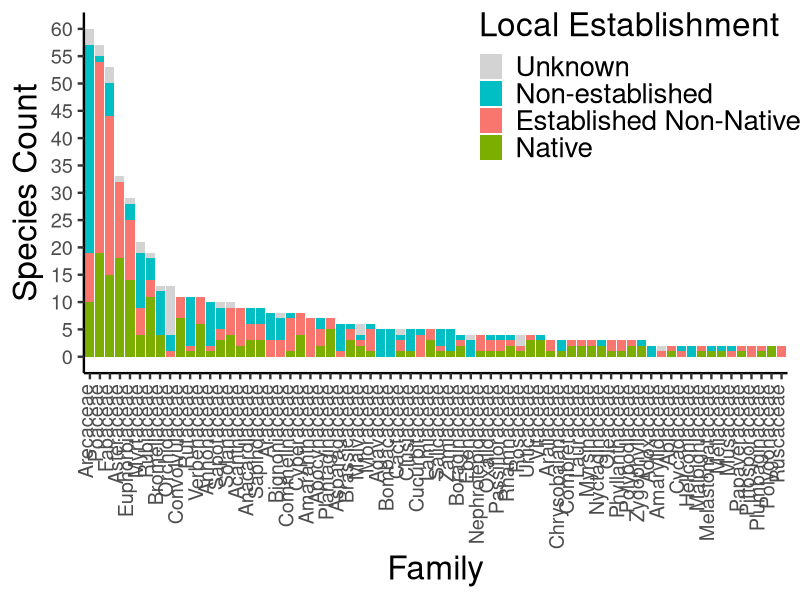
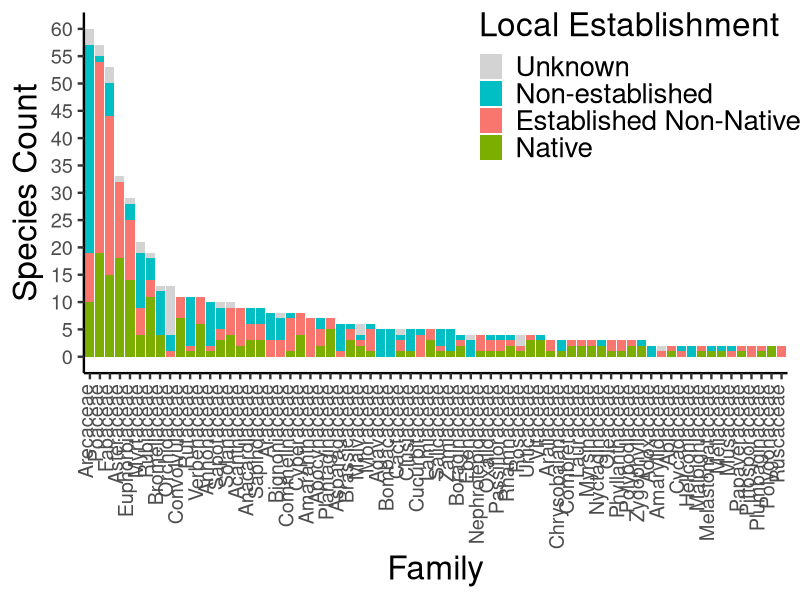

Recreate these plots in R, in order.
library(tidyverse)

### organizes and summarizes a list of species to count the number of
### species records per family
family_count <- function(species_list){
  families_table <- species_list %>%
    group_by(Family) %>%
    summarize(Count = n()) %>%
    arrange(desc(Count))
  return(families_table)
}

### plots a count of species per family in a histagram
plot_family_count <- function(families_table){
  fig <- ggplot(families_table, aes(x=Family, y=Count)) + 
    geom_bar(stat="identity", width = 0.9) +
    ylab("Species Count") +
    theme_classic(base_size=14, base_family = "Helvetica") +
    theme(axis.text.x = element_text(angle = 90, hjust = 1, vjust = 0.2))
}

### load data
list <- read_csv("data/TREClist.csv")
families <- read_csv("data/TRECfamilies.csv")

list <- select(list, Family, Genus, Species, SpeciesAcro1, MainCodeUSDA,
               CultivatedOnly, EstabdInFL, Native)

### All Families
all_families <- family_count(list)
#write_csv(all_families, "output/TRECfamilies-all.csv")

top_families <- filter(all_families, !is.na(Family) & Count>1)
top_families <- transform(top_families, Family = reorder(Family, -Count))
plot_family_count(top_families)
#ggsave("output/TRECfamilies-all.png", width = 10, height = 4)

### Native Families
natives <- filter(list, Native == 1)
native_families <- family_count(natives)
#write_csv(native_families, "output/TRECfamilies-native.csv")

top_natives <- filter(native_families, !is.na(Family) & Count>1)
top_natives <- transform(top_natives, Family = reorder(Family, -Count))
plot_family_count(top_natives)
#ggsave("output/TRECfamilies-native.png", width = 5, height = 4)

### Non-native Established Families
establishedNonNative <- filter(list, Native == 0 & EstabdInFL == 1)
establishedNonNative_families <- family_count(establishedNonNative)
#write_csv(establishedNonNative_families, "output/TRECfamilies-establishedNonNative.csv")

top_establieshedNonNative <- filter(establishedNonNative_families, 
                                    !is.na(Family) & Count>1)
top_establieshedNonNative <- transform(top_establieshedNonNative, 
                                       Family = reorder(Family, -Count))
plot_family_count(top_establieshedNonNative)
#ggsave("output/TRECfamilies-establishedNonNative.png", width = 5, height = 4)

### Non-Established Families
nonEstablished <- filter(list, EstabdInFL == 0)
nonEstablished_families <- family_count(nonEstablished)
#write_csv(nonEstablished_families, "output/TRECfamilies-nonEstablished.csv")

top_nonEstablished <- filter(nonEstablished_families, !is.na(Family) & Count>1)
top_nonEstablished <- transform(top_nonEstablished, 
                                       Family = reorder(Family, -Count))
plot_family_count(top_nonEstablished)
#ggsave("output/TRECfamilies-nonEstablished.png", width = 5, height = 4)

### Unknown
unknown <- filter(list, Native == "?" | EstabdInFL == "?")
unknown_families <- family_count(unknown)

### Combined Table
all_families_counts <- all_families %>%
  left_join(native_families, by = "Family", suffix = c("", "_native")) %>%
  left_join(establishedNonNative_families, by = "Family",
            suffix = c("", "_estabNonNat")) %>%
  left_join(nonEstablished_families, by = "Family", 
            suffix = c("", "_nonEstab")) %>%
  left_join(unknown_families, by = "Family", 
            suffix = c("_all", "_unknown")) %>%
  filter(!is.na(Family)) %>%
  mutate_all(funs(replace(., is.na(.), 0))) %>%
  mutate(Count_sum = Count_native + Count_estabNonNat + Count_nonEstab + Count_unknown) %>%
  filter(Count_sum>1)

all_families_counts <- transform(all_families_counts, 
                                 Family = reorder(Family, -Count_sum))
all_families_counts_fig <- select(all_families_counts, -Count_all, -Count_sum)
all_families_counts_fig <- gather(all_families_counts_fig, key= "Class", value = "Count",
                              c(Count_native, Count_estabNonNat, Count_nonEstab, Count_unknown))
all_families_counts_fig$Class <- factor(all_families_counts_fig$Class,
                                        levels = c("Count_unknown", "Count_nonEstab", "Count_estabNonNat", "Count_native"))

ggplot(all_families_counts_fig, aes(x=Family, y=Count, fill=Class)) +
  geom_bar(stat="identity", width = 0.9) +
  labs(y = "Species Count", fill = "Local Establishment") +
  scale_y_continuous(breaks=seq(0,60,5)) +
  scale_fill_manual(values=c("#D3D3D3", "#00BFC4", "#F8766D", "#7CAE00"),
                    labels=c("Unknown", "Non-established", "Established Non-Natives", "Native")) +
  theme_classic(base_size=18, base_family = "Helvetica") +
  theme(axis.text.x = element_text(angle = 90, hjust = 1, vjust = 0.2),
        axis.title=element_text(size=24), legend.text = element_text(size=20),
        legend.title = element_text(size=24), legend.position = c(0.8, 0.8))
ggsave("output/TRECfamilies-allClass.png", width = 12, height = 10)
